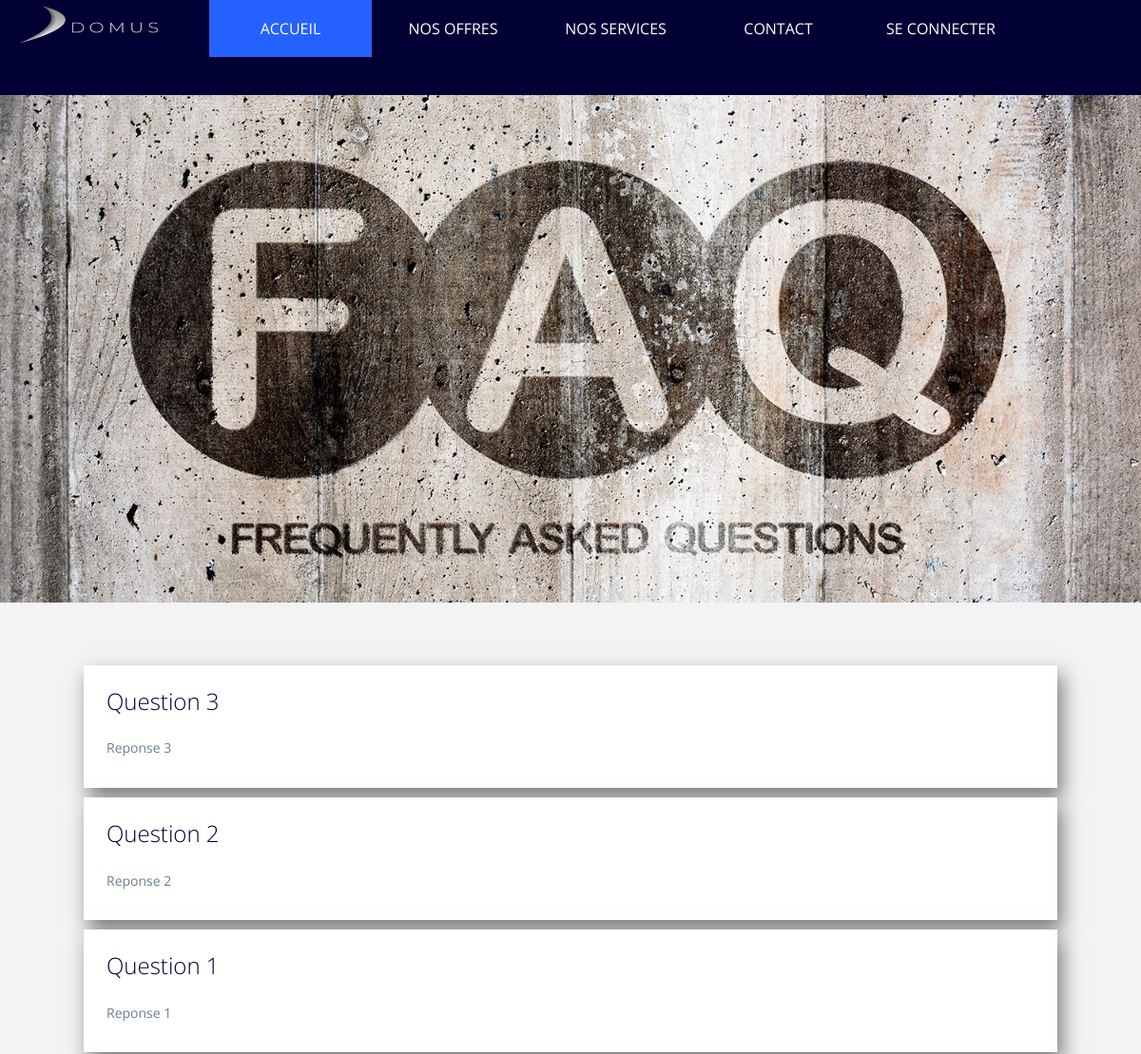
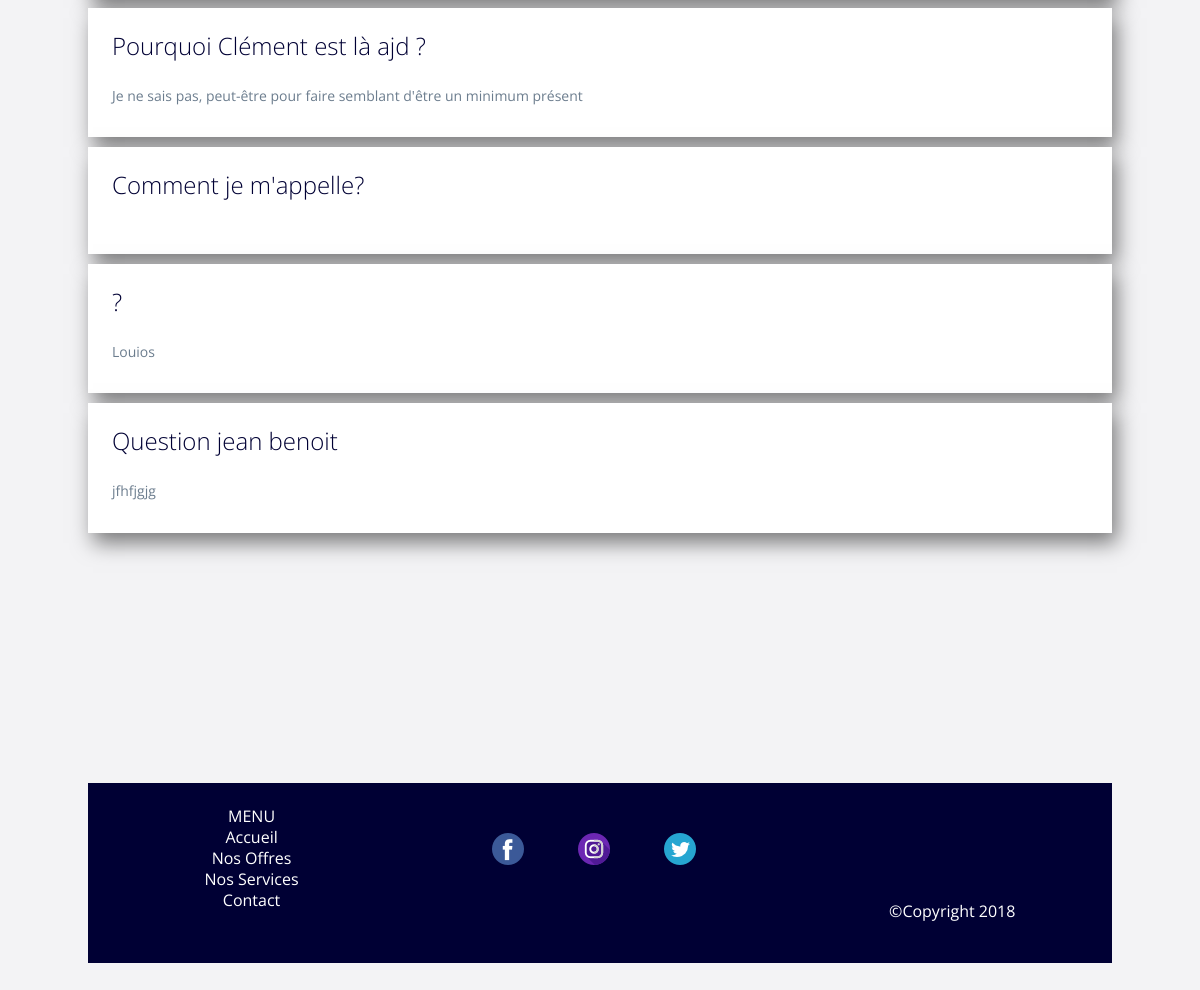
The app's page /php/client_faq.php, older data (2 pictures, top to bottom).
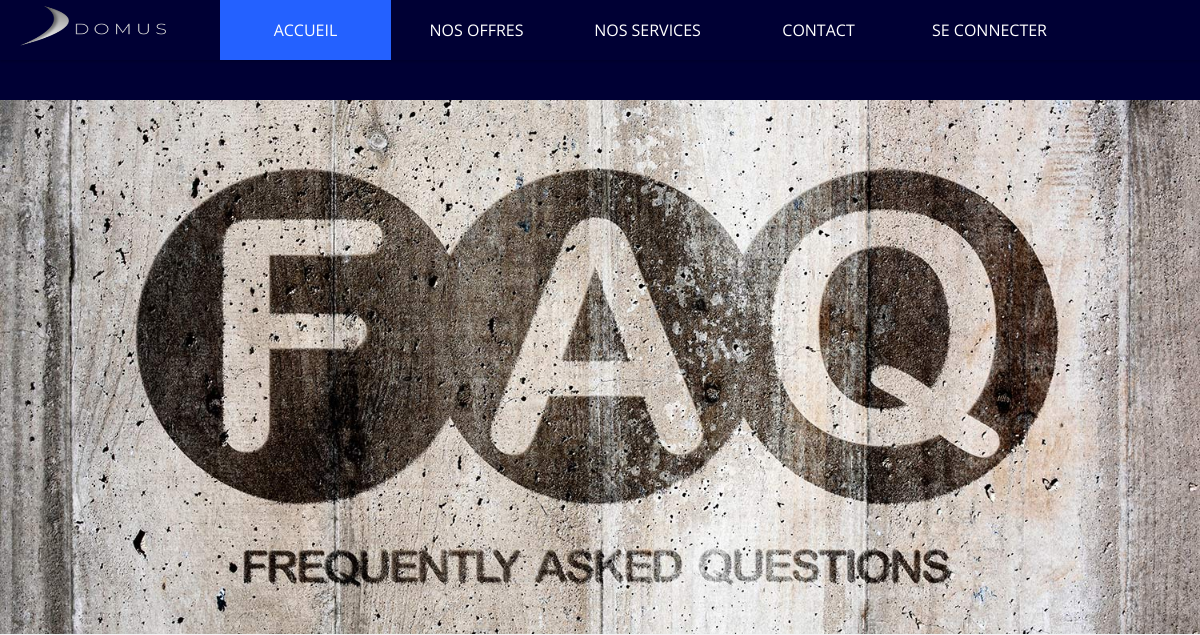
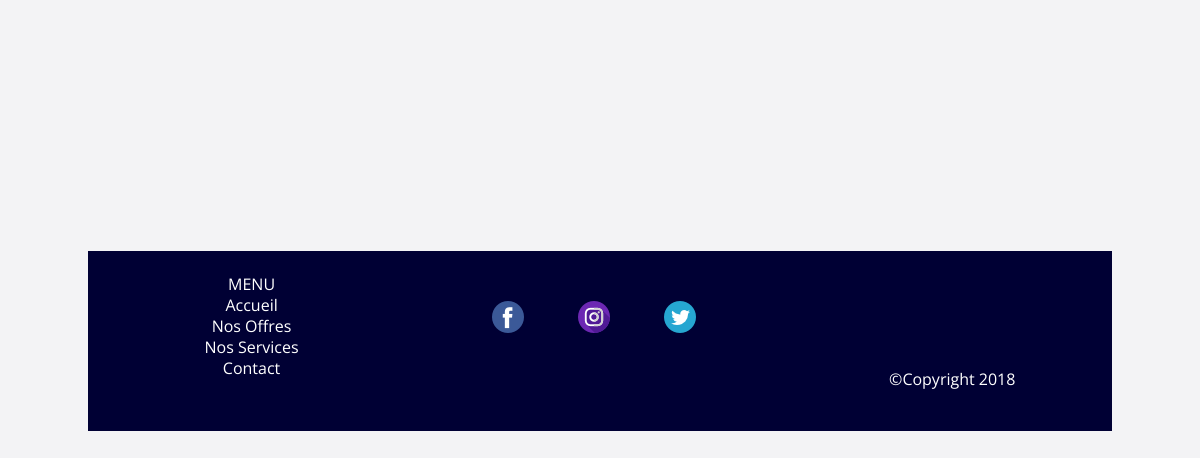
The same page, newer data (2 pictures, top to bottom).
### tables this page shows
CREATE TABLE IF NOT EXISTS `faq` (
  `idQuestion` int(11) NOT NULL AUTO_INCREMENT,
  `question` text NOT NULL,
  `reponse` text NOT NULL,
  PRIMARY KEY (`idQuestion`)
);

### php/client_faq.php (the view, shortened to what this page needs)
<!doctype html>
<html lang="en" class="no-js">
<head>
	<link rel="stylesheet" href="../css/reset_FAQ.css">
	<link rel="stylesheet" href="../css/FAQ.css">
	<link rel="stylesheet" href="../css/header.css">
	<link rel="stylesheet" href="../css/footer.css">
</head>
<?php include("../includes/header.php"); ?>
<body>
	<img src="../images/faq_img.jpg" align="center">
	<section class="cd-faq">
		<div class="cd-faq-items">
			<ul id="basics" class="cd-faq-group">
				<?php readQuestion(); ?>
			</ul>
		</div>
	</body>
	<?php include("../includes/footer.php"); ?>
</html>
<?php
	function readQuestion()
	{
		include("../includes/DBconnexion.php");
		$req=$db -> query("SELECT Question, reponse FROM faq");
		while( $data = $req -> fetch() )
		{
			echo '<li>
			<a class="cd-faq-trigger" href="#0">'. $data['Question']. '</a>
			<div class="cd-faq-content">
			<p>'. $data['reponse']. '</p>
			</div>
			</li>';
		}
	}
?>

### includes/header.php (shortened to what this page needs)
<header>
	<div class="container">
		<nav class="ordinateur">
			<a href="../php/client_reception.php"><img src="../images/logo_domus_blanc.png" alt="logo" class="logo"></a>
			<ul>
				<li class="active"><a href="../php/client_reception.php">Accueil</a></li>
				<li><a href="../php/offers.php">Nos Offres</a></li>
				<li><a href="../php/services.php">Nos Services</a></li>
				<li><?php if(isset($_SESSION['userId'])){
					echo '<a href="../php/client_area.php">Espace Client</a>';
				}else{
					echo '<a href="../php/support.php">Contact</a>';
				}?></li>
				<li ><?php if(isset($_SESSION['userId'])){
					echo '<a href="../includes/logout.inc.php">Se Déconnecter</a>';
				}else{
					echo '<a href="../includes/login.php">Se Connecter</a>';
				}?></li>
			</ul>
		</nav>
	</div>
</header>

### includes/footer.php
<footer>
	<div class="footer_container">
		<div class="footer_menu">
			<ul>
				<li>MENU</li>
				<li><a href="../php/client_reception.php">Accueil</a></li>
				<li><a href="../php/offers.php">Nos Offres</a></li>
				<li><a href="../php/services.php">Nos Services</a></li>
				<li><a href="../php/support.php">Contact</a></li>
			</ul>
		</div>
		<div class="footer_icons">
			<img src="../images/facebook.png" class="fb_icon">
			<img src="../images/instagram.png" class="insta_icon">
			<img src="../images/twitter.png" class="twitter_icon">
		</div>
		<div class="footer_copyright">©Copyright 2018</div>
	</div>
</footer>

### css/FAQ.css (style rules this page uses)
body { font-size: 100%; font-family: "Open Sans", sans-serif; color: #4e5359; background-color: #f3f3f5; }
a { color: rgb(0,0,52); text-decoration: none; }
header { position: relative; height: 100px; line-height: 180px; text-align: center; background-color: rgb(0, 0, 52); }
@media only screen and (min-width: 1024px) { header { height: 100px; line-height: 100px; } }
@media only screen and (min-width: 1024px) { img { max-width: 100%; height: auto; } }
.cd-faq { width: 90%; max-width: 1024px; margin: 2em auto; box-shadow: 0 1px 5px rgba(0, 0, 0, 0.1); }
@media only screen and (min-width: 768px) { .cd-faq { position: relative; margin: 4em auto; box-shadow: none; } }
.cd-faq-items { position: fixed; height: 100%; width: 90%; top: 0; right: 0; background: #ffffff; padding: 0 5% 1em; overflow: auto; }
@media only screen and (min-width: 768px) { .cd-faq-items { position: static; height: auto; width: 78%; float: right; overflow: visible; padding: 0; background: transparent; } }
@media only screen and (min-width: 1024px) { .cd-faq-items { float: none; width: 100%; padding-left: 0; } }
.cd-faq-group { display: none; }
@media only screen and (min-width: 768px) { .cd-faq-group { display: block; } }
@media only screen and (min-width: 768px) { .cd-faq-group > li { background: #ffffff; margin-bottom: 10px; box-shadow: 5px 10px 20px rgba(0, 0, 0, 0.5); } }
.cd-faq-trigger { position: relative; display: block; margin: 1.6em 0 .4em; line-height: 1.2; }
@media only screen and (min-width: 768px) { .cd-faq-trigger { font-size: 24px; font-size: 1.5rem; font-weight: 300; margin: 0; padding: 24px 72px 24px 24px; } }
.cd-faq-content p { font-size: 14px; font-size: 0.875rem; line-height: 1.4; color: #6c7d8e; }
@media only screen and (min-width: 768px) { .cd-faq-content { display: none; padding: 0 24px 30px; } }
@media only screen and (min-width: 768px) { .cd-faq-content p { line-height: 1.6; } }
@media only screen and (min-width: 768px) { .no-js .cd-faq-content { display: block; } }

### css/header.css (style rules this page uses)
* { margin: 0; padding: 0; user-select: none; font-family: "Jaldi", sans-serif; }
.container nav.ordinateur, .container nav.mobile { width: 100%; background: rgb(0, 0, 52); height: 60px; box-shadow: 0 2px 2px 0 rgba(0,0,0,0.14); position: fixed; top: 0; left: 0; z-index: 20; }
nav.ordinateur ul { list-style: none; width: 95%; height: 60px; margin: 0 auto; }
nav.ordinateur ul li { width: 15%; float: left; text-align: center; line-height: 60px; text-transform: uppercase; cursor: pointer; transition: all 0.5s ease; }
nav ul li.active { background: #2461FF; }
nav ul li a { color: #fff; text-decoration: none; }
.logo { float: left; margin-left: 20px; margin-right: 50px; width: 150px; height: 50px; }

### css/footer.css (style rules this page uses)
.footer_container { display: flex; background-color: rgb(0, 0, 52); width: 100%; height: 180px; margin-top: 250px; justify-content: space-around; }
.footer_menu { height: 150px; color: white; }
.footer_menu ul { padding-top: 20px; text-align: center; list-style: none; }
.footer_menu li { padding-top: 5px; padding-left: 20px; }
.footer_icons { color: white; }
.fb_icon { padding-top: 50px; padding-bottom: 50px; padding-right: 50px; }
.insta_icon { padding-top: 50px; padding-bottom: 50px; padding-right: 50px; }
.twitter_icon { padding-top: 50px; padding-bottom: 50px; }
.footer_copyright { color: white; padding-top: 120px; }
.footer_container a { color: white; text-decoration: none; }

Row changes from the older to the newer data that the page shows:
removed faq: question "Question 3", reponse "Reponse 3"
removed faq: question "Question 2", reponse "Reponse 2"
removed faq: question "Question 1", reponse "Reponse 1"
removed faq: question "Pourquoi Clément est là ajd ?", reponse "Je ne sais pas, peut-être pour faire semblant d'être un minimum présent"
removed faq: question "Comment je m'appelle?"
removed faq: question "?", reponse "Louios"
removed faq: question "Question jean benoit", reponse "jfhfjgjg"
